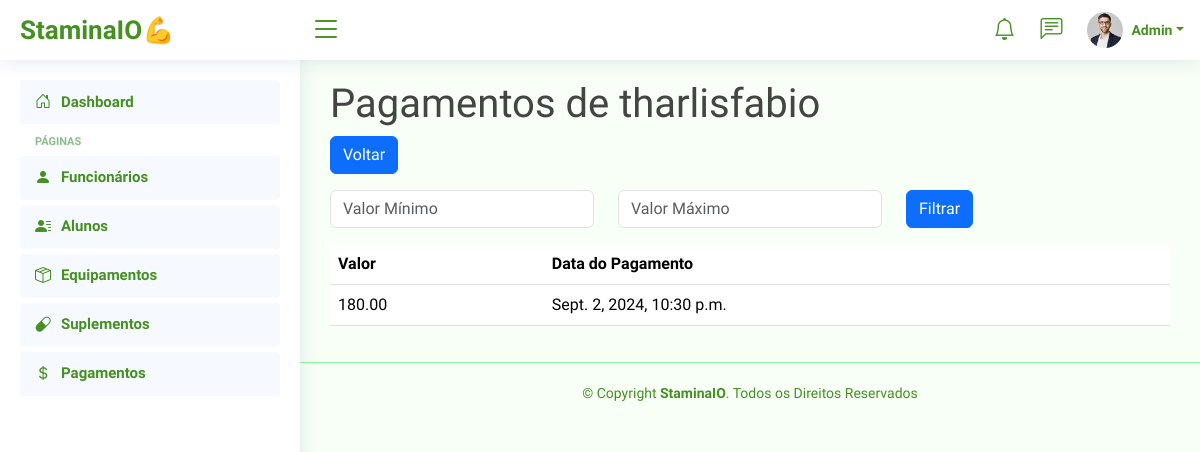
/pessoa/alunos/7/pagamentos/ (signed in), run on the app's committed database.
### pessoa/models.py (models this page shows, shortened)
class Pessoa(models.Model):
    nome = models.CharField(max_length=100)
    cpf = models.CharField(max_length=11, unique=True)
    idade = models.IntegerField()
    class Meta:
        abstract = True

class Aluno(Pessoa):
    peso = models.FloatField()
    endereco = models.CharField(max_length=255)
    status = models.BooleanField(default=True)
    telefone = models.CharField(max_length=15)
    altura = models.FloatField()
    plano = models.CharField(max_length=50)

class Pagamento(models.Model):
    aluno = models.ForeignKey(Aluno, on_delete=models.CASCADE)
    valor = models.DecimalField(max_digits=10, decimal_places=2)
    data_pagamento = models.DateTimeField(default=timezone.now)

### pessoa/views.py (the view)
# urls.py: path('alunos/<int:aluno_id>/pagamentos/', views.listar_pagamentos_aluno, name='listar_pagamentos_aluno'),
@login_required
def listar_pagamentos_aluno(request, aluno_id):
    aluno = get_object_or_404(Aluno, pk=aluno_id)
    pagamentos = Pagamento.objects.filter(aluno=aluno)
    min_valor = request.GET.get('min_valor')
    max_valor = request.GET.get('max_valor')
    if min_valor:
        pagamentos = pagamentos.filter(valor__gte=min_valor)
    if max_valor:
        pagamentos = pagamentos.filter(valor__lte=max_valor)
    return render(request, 'pessoa/listar_pagamentos.html', {'aluno': aluno, 'pagamentos': pagamentos})

### templates/pessoa/listar_pagamentos.html (shortened to what this page needs)
{% extends '_base.html' %}
{% block content %}
    <h1>Pagamentos de {{ aluno.nome }}</h1>
    <a href="{% url 'pessoa:selecionar_aluno_pagamentos' %}" class="btn btn-primary">Voltar</a>
    <form method="get" class="mt-3">
        <div class="row">
            <div class="col">
                <input type="text" name="min_valor" class="form-control" placeholder="Valor Mínimo" value="{{ request.GET.min_valor }}">
            </div>
            <div class="col">
                <input type="text" name="max_valor" class="form-control" placeholder="Valor Máximo" value="{{ request.GET.max_valor }}">
            </div>
            <div class="col">
                <button type="submit" class="btn btn-primary">Filtrar</button>
            </div>
        </div>
    </form>
    <table class="table mt-3">
        <thead>
            <tr>
                <th>Valor</th>
                <th>Data do Pagamento</th>
            </tr>
        </thead>
        <tbody>
            {% for pagamento in pagamentos %}
            <tr>
                <td>{{ pagamento.valor }}</td>
                <td>{{ pagamento.data_pagamento }}</td>
            </tr>
            {% empty %}
            <tr>
                <td colspan="2">Nenhum pagamento encontrado.</td>
            </tr>
            {% endfor %}
        </tbody>
    </table>
{% endblock %}

### static/css/style.css (style rules this page uses)
:root { scroll-behavior: smooth; }
body { font-family: "Chakra Petch", sans-serif; background: #f7fff6; color: #444444; }
a { color: #459020; text-decoration: none; }
h1, h2, h3, h4, h5, h6 { font-family: "Chakra Petch", sans-serif; }

### data on the page
Aluno: nome "tharlisfabio"
Pagamento: valor "180.00", data_pagamento "Sept. 2, 2024, 10:30 p.m."
